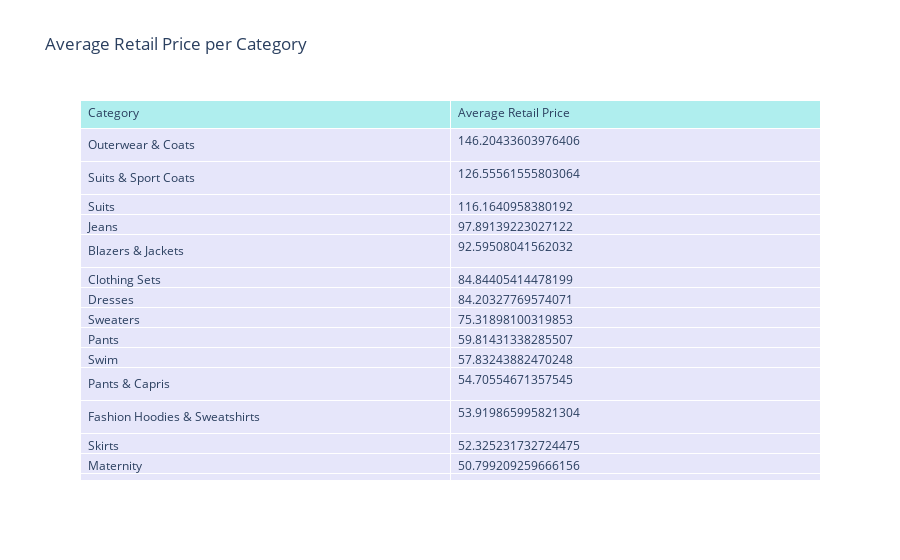

Here is the notebook cell this chart was saved with:
### Code cell
# Group by category and calculate the average retail price
avg_price_per_category = products.groupby('category')['retail_price'].mean().reset_index()
avg_price_per_category.columns = ['category', 'avg_retail_price']

# Sort the DataFrame in descending order of average retail price
avg_price_per_category_sorted = avg_price_per_category.sort_values(by='avg_retail_price', ascending=False)

# Create a table trace
table_trace_category = go.Table(
    header=dict(values=['Category', 'Average Retail Price'],
                fill_color='paleturquoise',
                align='left'),
    cells=dict(values=[avg_price_per_category_sorted['category'], avg_price_per_category_sorted['avg_retail_price']],
               fill_color='lavender',
               align='left'))

# Create figure
fig_category = go.Figure(data=[table_trace_category])

# Update layout
fig_category.update_layout(title='Average Retail Price per Category')

# Show plot
fig_category.show()

### Figure 1 — Plotly figure (JSON) as saved in the notebook; plotly's stock layout.template omitted (floating-point values rounded to 4 significant figures)
{"data": [{"cells": {"align": "left", "fill": {"color": "lavender"}, "values": [["Outerwear & Coats", "Suits & Sport Coats", "Suits", "Jeans", "Blazers & Jackets", "Clothing Sets", "Dresses", "Sweaters", "Pants", "Swim", "Pants & Capris", "Fashion Hoodies & Sweatshirts", "Skirts", "Maternity", "Active", "Sleep & Lounge", "Shorts", "Jumpsuits & Rompers", "Accessories", "Tops & Tees", "Plus", "Intimates", "Underwear", "Leggings", "Socks", "Socks & Hosiery"], [146.2, 126.6, 116.2, 97.89, 92.6, 84.84, 84.2, 75.32, 59.81, 57.83, 54.71, 53.92, 52.33, 50.8, 50.62, 49.23, 45.77, 45.42, 42.6, 41.38, 38.51, 33.71, 27.16, 27.15, 20.42, 16.76]]}, "header": {"align": "left", "fill": {"color": "paleturquoise"}, "values": ["Category", "Average Retail Price"]}, "type": "table"}], "layout": {"title": {"text": "Average Retail Price per Category"}}}
